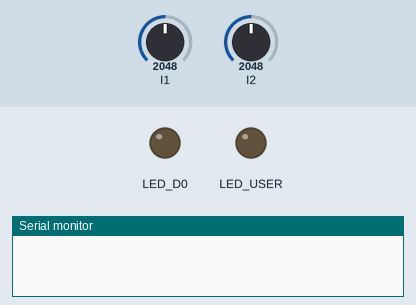
Simulated run of this sketch. Board: Arduino Opta. Shown: output pins drawn as LEDs (lit = HIGH), the last lines printed to the serial monitor. Inputs (shaded band) come from the test bench; at power-on: I1 = 2048, I2 = 2048 (analog values on the 0–4095 scale). WiFi joins after 1.5 s; servers stay silent unless stated; random numbers use the default seed unless the sketch sets one; no MQTT or app messages arrive unless stated.

Above: at 0.0 s.
At 13.6 s:
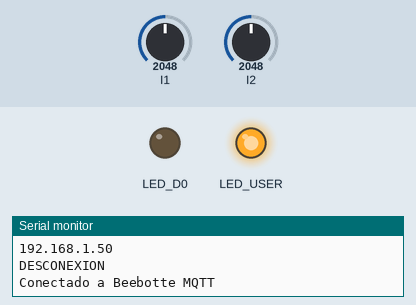
Timing chart, 0 to 121.6 s (numbered marks = the images above):
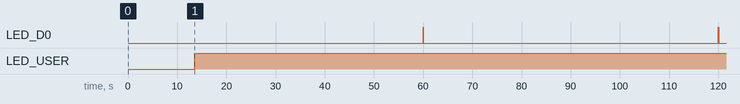

Measured:
- by itself, LED_D0: alternates HIGH for 0.06 s and LOW for 59.9 s
- by itself, LED_USER: LOW → HIGH at 13.6 s

The sketch:

optaAntisa.ino
```cpp
#include "OptaBlue.h"
#include <WiFi.h>
#include <PubSubClient.h>
#include <ArduinoJson.h>

#define BBT "mqtt.beebotte.com"
#define TOKEN "token:token_5iHgg9PJs6OoYQM6"
#define Channel "OptaAntisa"

// Recursos usados - canales (pueden renombrarse si querés que no se mezclen con los de la otra caja)
#define RES_AS_DO1 "AS_DO1_GR"
#define RES_AS_PH1 "AS_PH1_GR"
#define RES_AS_EC1 "AS_EC1_GR"
#define RES_ALL_READINGS "All_readings"

#define Write true  // esto indica si se guarda el dato en el canal (persistencia)
#define Publ false

int status = WL_IDLE_STATUS;
float lec_AS_DO1_GR, lec_AS_PH1_GR, lec_AS_EC1_GR;

// const char* ssid = "Outdoor-WiFi-255BC6";  // Cambiar por el nombre de tu red
// const char* password = "oT0,2LiM-WlZ";     // Y obviamente la clave del WiFi
const char* ssid = "Post 2.4";  // Cambiar por el nombre de tu red
const char* password = "28742241";   // Y obviamente la clave del WiFi

WiFiClient wifiClient;
PubSubClient client(wifiClient);  // Se usa este cliente como transporte para MQTT

long lastReconnectAttempt = 0;
const long interval = 60000;  // cada cuanto guarda datos en el .csv
const long intervalPrint = 5000;

unsigned long lastReadingMillis, lastPrintMillis = 0;

const char chars[] = "abcdefghijklmnopqrstuvwxyzABCDEFGHIJKLMNOPQRSTUVWXYZ1234567890";  // Para generar ID random medio casero
char id[17];

int cnt = 0;            // Contador para hacer una escritura por cada x publicaciones
int pub = 10;            //Cada cuantas publicaciones se hace una escritura presistente para el dashboard
bool PubWrite = false;  // True = persistente, false = publicado sin persistencia

#define PERIODIC_UPDATE_TIME 500
#define DELAY_AFTER_SETUP 5000

/* -------------------------------------------------------------------------- */
/*                                 SETUP                                      */
/* -------------------------------------------------------------------------- */
void setup() {
  Serial.begin(115200);
  delay(2000);
  pinMode(LED_D0, OUTPUT);
  pinMode(LED_USER, OUTPUT);
  digitalWrite(LED_D0, LOW);
  digitalWrite(LED_USER, LOW);
  // CANALES ANALOGICOS
  analogReadResolution(16);  // Configuración de resolución de lectura analógica 16 bits (0..65535)

  // WiFi
  Serial.println("Conectando a WiFi");
  while (status != WL_CONNECTED) {
    Serial.println("Intentando conectar al SSID existente: ");
    Serial.println(ssid);
    // Connect to WPA/WPA2 network:
    status = WiFi.begin(ssid, password);
    // wait 10 seconds for connection:
    delay(10000);
  }
  Serial.println("\nWiFi conectado, IP: ");
  Serial.println(WiFi.localIP());

  client.setServer(BBT, 1883);  // Usamos MQTT sin TLS (puerto 1883), Beebotte lo permite
  lastReconnectAttempt = 0;
}

/* -------------------------------------------------------------------------- */
float lecturaAnalog(uint8_t pin) {
  float a = analogRead(pin) * 10.0 / 65535.0;
  float b = analogRead(pin);
  Serial.print("analog map:");
  Serial.print(a);
  Serial.print("   analog raw:");
  Serial.println(b);

  //Serial.print("analog:");
  //Serial.println(a);
  //Serial.print("analog raw:");
  //Serial.println(b);

  // Lectura directa de entradas analógicas del Opta, mapeadas de 0..65535 a corriente 4..20mA
  //return analogRead(pin) * (20.0 - 4.0) / 65535.0 + 4.0;  // Para señales 4-20ma

  // Lectura con módulo adaptador 0..10v
  return analogRead(pin) * 10.0 / 65535.0;
}
/* -------------------------------------------------------------------------- */
/*                                  LOOP                                      */
/* -------------------------------------------------------------------------- */
void loop() {

  if (!client.connected()) {
    Serial.println("DESCONEXION");
    long now = millis();
    if (now - lastReconnectAttempt > 10000) {
      lastReconnectAttempt = now;
      digitalWrite(LED_USER, LOW);
      if (reconnect()) {
        lastReconnectAttempt = 0;
      }
    }
  } else {
    // Si estamos conectados, controlamos si ya pasaron los 60 segundos para leer de nuevo
    unsigned long currentMillis = millis();
    unsigned long currentMillisPrint = millis();

    if (currentMillis - lastReadingMillis >= interval) {
      lastReadingMillis = currentMillis;
      if (cnt == pub) {
        PubWrite = true;
      }

      // Iniciamos lectura de sensores
      digitalWrite(LED_D0, HIGH);

      // Señales de corriente (4-20 mA), escaladas con escalarValores()
      // lec_AS_DO1_GR = escalarValores(lecturaAnalog(A0), 4.0, 20.0, 0.0, 32.0);
      // publish(RES_AS_DO1, lec_AS_DO1_GR, PubWrite);
      // delay(30);

      lec_AS_PH1_GR = escalarValores(lecturaAnalog(A0), 0.0, 9.3, 0.0, 14.0);
      if (!isnan(lec_AS_PH1_GR)) {
        publish(RES_AS_PH1, lec_AS_PH1_GR, PubWrite);
        Serial.print("PH Atlas Scientific 1: ");
        Serial.print(lec_AS_PH1_GR, 2);
        Serial.println("");
      }
      delay(30);

      lec_AS_EC1_GR = escalarValores(lecturaAnalog(A1), 0.0, 9.3, 0.0, 25000.0);
      if (!isnan(lec_AS_EC1_GR)) {
        publish(RES_AS_EC1, lec_AS_EC1_GR, PubWrite);
        Serial.print("EC Atlas Scientific 1: ");
        Serial.print(lec_AS_EC1_GR, 2);
        Serial.println(" mS/cm");
        Serial.println("");
      }
      delay(30);

      // Armar string separado por comas
      String all_readings = String(lec_AS_PH1_GR, 1) + "," + String(lec_AS_EC1_GR, 1);
      publish(RES_ALL_READINGS, all_readings, false);  // Publicar string completo
      Serial.print("All:");
      Serial.println(all_readings);
      cnt++;

      if (cnt > pub) {
        PubWrite = false;
        cnt = 0;
      }
      digitalWrite(LED_D0, LOW);
    }
    client.loop();  // Esto es re importante para mantener el ping MQTT activo
  }
}

bool reconnect() {
  // Intento de conexión con ID dinámico y usando solo el token como auth
  if (client.connect(generateID(), TOKEN, "")) {
    Serial.println("Conectado a Beebotte MQTT");
    digitalWrite(LED_USER, HIGH);
    delay(100);
    return client.connected();
  }
  return false;
}

float escalarValores(float valor, float min_ing, float max_ing, float min, float max) {
  // Lo hacemos así por que map solo funciona con long
  return (valor - min_ing) * (max - min) / (max_ing - min_ing) + min;
}

void publish(const char* resource, float data, bool persist) {
  // Acá armamos el JSON que Beebotte espera. Versión vieja de ArduinoJson = sintaxis rara.
  StaticJsonBuffer<128> jsonOutBuffer;
  JsonObject& root = jsonOutBuffer.createObject();
  root["channel"] = Channel;
  root["resource"] = resource;
  if (persist) root["write"] = true;
  root["data"] = data;

  char buffer[128];
  root.printTo(buffer, sizeof(buffer));  // Lo serializo a un buffer de texto plano

  char topic[64];
  sprintf(topic, "%s/%s", Channel, resource);  // El topic tiene que ser así para Beebotte
  Serial.println("-------");
  Serial.print("Publicados en ");
  Serial.print(String(resource));
  Serial.print(" los datos ");
  Serial.print(String(data, 1));
  Serial.print(" con persistencia ");
  if (persist) {
    Serial.println(" True");
  } else {
    Serial.println(" False");
  }
  Serial.println("-------");
  client.publish(topic, buffer);  // Envío el JSON por MQTT
}

// Sobrecarga de función, por que la porquería no toma el String para la combinación de todos los canales
// El compilador toma la que corresponda, con data float o data string
void publish(const char* resource, String data, bool persist) {
  // JSON para Beebotte (ArduinoJson versión vieja)
  StaticJsonBuffer<128> jsonOutBuffer;
  JsonObject& root = jsonOutBuffer.createObject();
  root["channel"] = Channel;
  root["resource"] = resource;
  if (persist) root["write"] = true;
  root["data"] = data;

  char buffer[128];
  root.printTo(buffer, sizeof(buffer));  // Serializar a texto

  char topic[64];
  sprintf(topic, "%s/%s", Channel, resource);  // Topic para Beebotte

  client.publish(topic, buffer);  // Publicar por MQTT
}

const char* generateID() {
  randomSeed(micros());  // Mejor que analogRead(0), pero sigue siendo pseudoaleatorio

  for (int i = 0; i < sizeof(id) - 1; i++) {
    id[i] = chars[random(sizeof(chars) - 1)];
  }
  id[sizeof(id) - 1] = '\0';
  return id;
}
```
